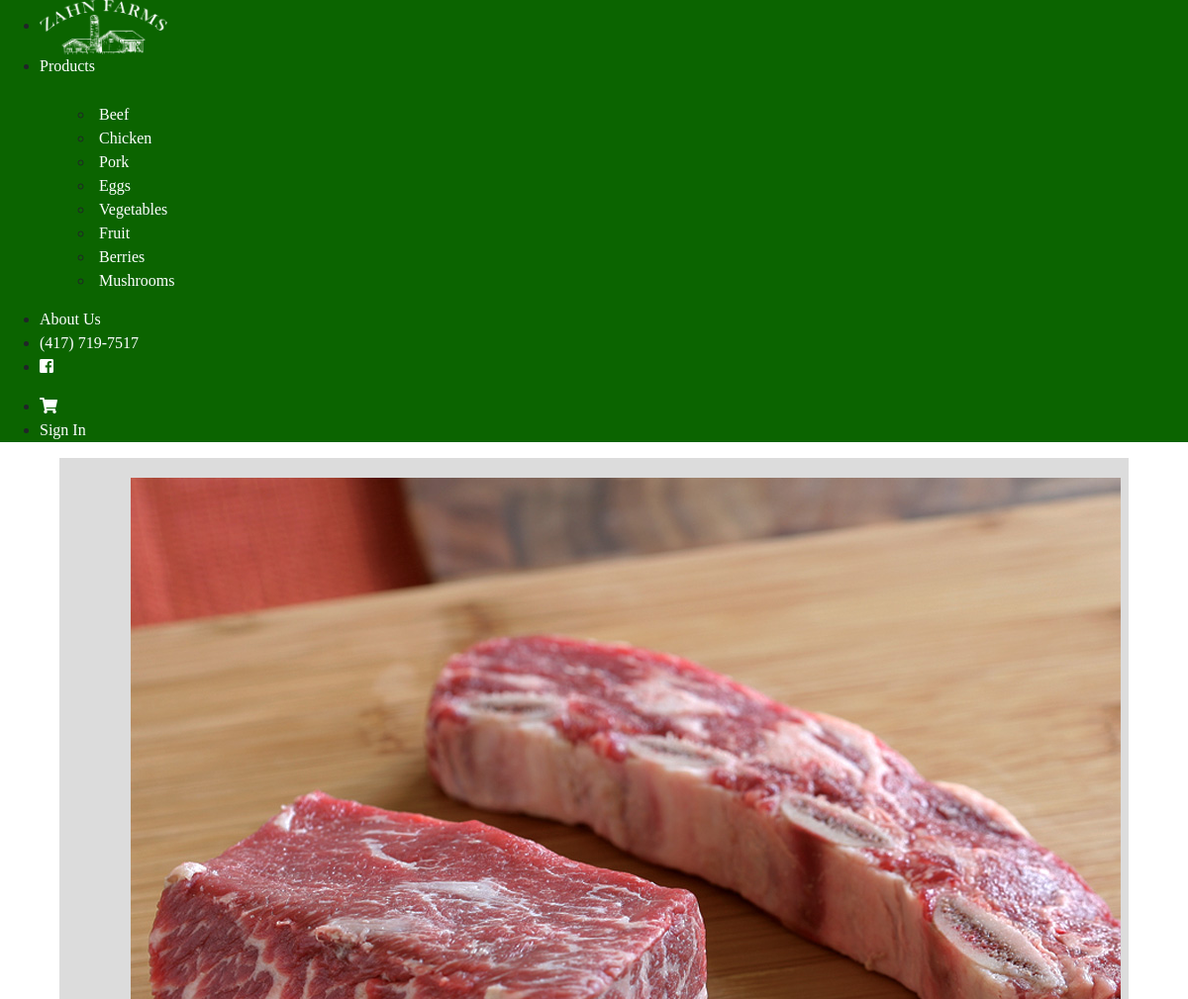
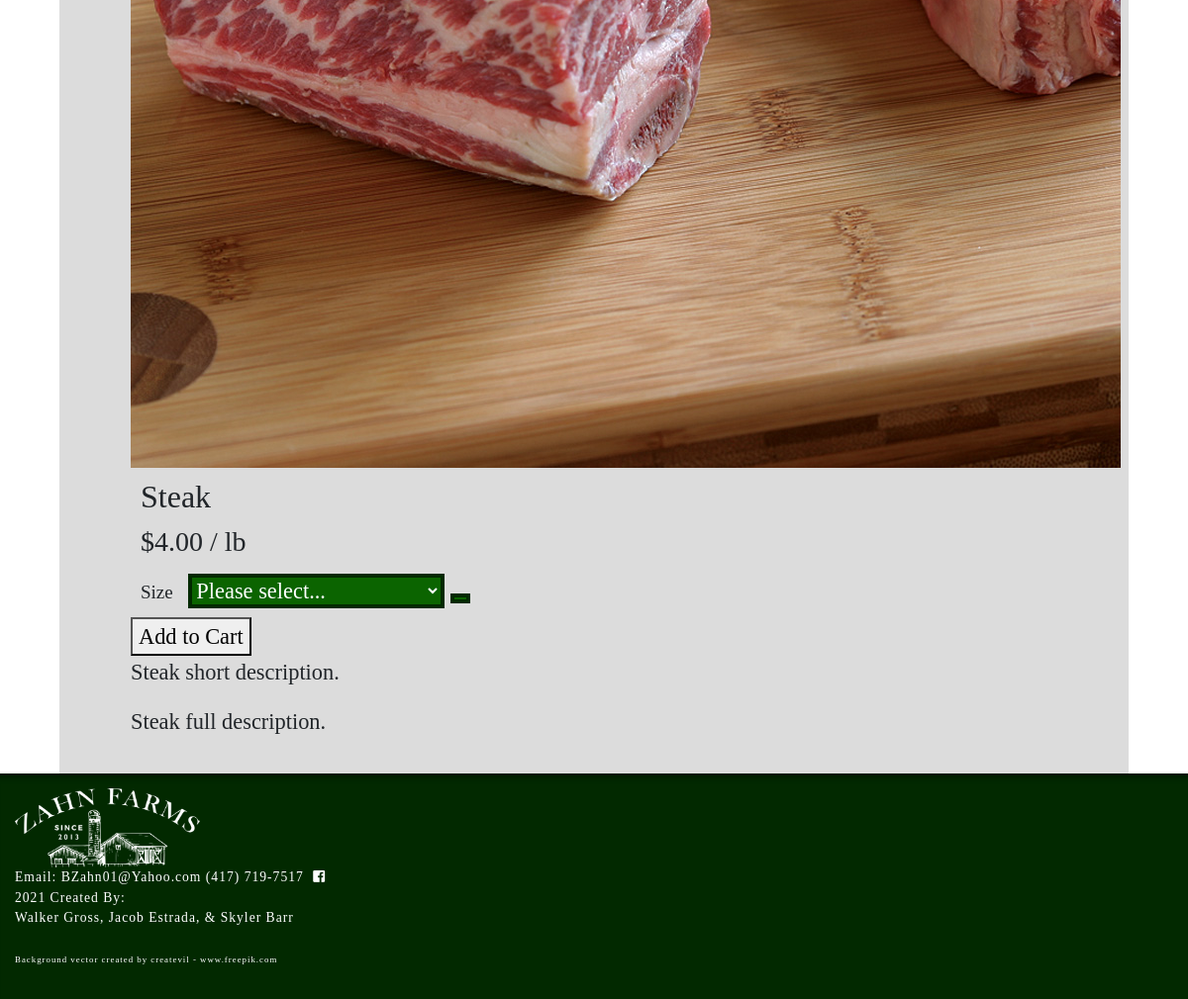
The page /product?catID=41&prodID=4 on the database its author committed (2 pictures, top to bottom).
### tables this page shows
CREATE TABLE `categories` (
  `catID` int(11) NOT NULL,
  `catName` varchar(25) NOT NULL,
  `image` varchar(255) NOT NULL,
  `hide` tinyint(1) NOT NULL
);

CREATE TABLE `products` (
  `productID` int(11) NOT NULL,
  `productName` varchar(50) NOT NULL,
  `portionsID` int(11) NOT NULL,
  `price` decimal(10,2) DEFAULT NULL,
  `qty` decimal(10,1) DEFAULT NULL,
  `shortDesc` varchar(255) DEFAULT NULL,
  `fullDesc` varchar(255) DEFAULT NULL,
  `catID` int(11) NOT NULL,
  `image` varchar(255) NOT NULL,
  `sizeID` int(11) DEFAULT NULL,
  `outOfSeason` tinyint(1) NOT NULL,
  `hide` tinyint(1) NOT NULL
);

CREATE TABLE `portions` (
  `portionsID` int(11) NOT NULL,
  `portionsName` varchar(25) NOT NULL,
  `portionsDesc` varchar(10) DEFAULT NULL
);

### models/products_db.php (called while the page is built, shortened)
<?php
function getAllCategories(){
    global $db;
    $sql = "SELECT * FROM categories";
    $qry = $db->query($sql);
    $aryCat = $qry->fetchAll();
    return $aryCat;
}
function prodByID($prodID){
    global $db;
    $sql = "select * from products where productID = $prodID";
    $qry = $db->query($sql);
    $product = $qry->fetch();
    return $product;
}
function portionByID($portionID){
    global $db;
    $sql = "SELECT * FROM `portions` WHERE `portionsID` = $portionID";
    $qry = $db->query($sql);
    $portion = $qry->fetch();
    return $portion;
}

### models/requests.php (called while the page is built, shortened)
<?php
$prodID = filter_input(INPUT_GET, "prodID");
?>

### product/product.php (the view, shortened to what this page needs)
<?php
$prod = prodByID($prodID);
$portion = portionByID($prod['portionsID']);
?>
<div class="product-card-full uk-grid-small uk-flex-center uk-text-center" style="width:90%; margin:auto" uk-grid>
  <div class="uk-card uk-card-default uk-width-1-2">
    <img src="../images/<?=$prod['image']?>" alt="<?=$prod['productName']?> Image">
  </div>
  <div class="uk-width-1-2@s">
    <h2>
      <?=$prod['productName']?>
    </h2>
    <h3 id="price">
      $<?=$prod['price']?> <?=$portion['portionsDesc']?>
    </h3>
    <form class="uk-form-stacked" action="cart.php" method="post">
      <div class="uk-grid-small uk-child-width-1-1@m uk-flex-center uk-text-center" uk-grid>
        <?php
        if($prod['sizeID'] != null){
        ?>
        <div class="uk-card">
          <div class="size-form" uk-form-custom="target: > * > span:first-child">
            <label class="uk-form-label">Size</label>
            <select id="size" name="size" onchange="sizePrice(this)">
              <option selected disabled hidden>Please select...</option>
            </select>
            <button class="size-button uk-button uk-button-default" type="button" tabindex="-1">
            </button>
          </div>
        </div>
        <?php
        }
        if ($prod['qty'] == 0){
        ?>
        <div class="uk-card">
          <button id="submit add-to-cart-btn" class="uk-button uk-button-default" tabindex="-1" disabled>Out of Stock</button>
        </div>
        <?php
        } else {
        ?>
        <div class="uk-card">
          <button id="submit add-to-cart-btn" class="uk-button uk-button-default" type="submit" tabindex="2">Add to Cart</button>
        </div>
        <?php
        }
        ?>
      </div>
    </form>
    <div class="uk-card uk-card-default uk-card-body uk-width-expand product-desc-short">
    <p><?=$prod['shortDesc']?></p>
  </div>
  </div>
  <div class="uk-card uk-card-default uk-card-body uk-width-expand product-desc-full">
    <p><?=$prod['fullDesc']?></p>
  </div>
</div>

### views/header.php (shortened to what this page needs)
<!DOCTYPE html>
<html lang="en">
<head>
    <link rel="stylesheet" href="https://stackpath.bootstrapcdn.com/bootstrap/4.1.3/css/bootstrap.min.css"
>
    <link rel="stylesheet" href="https://use.fontawesome.com/releases/v5.5.0/css/all.css"
>
    <link rel="stylesheet" href="https://cdn.jsdelivr.net/npm/uikit@3.6.17/dist/css/uikit.min.css" />
    <link rel="stylesheet" href="../views/styles.css">
</head>
<body>
    <?php
        include "../models/db.php";
        include "../models/products_db.php";
        include "../views/navbar.php";
    ?>

### views/navbar.php (shortened to what this page needs)
<div class="no-print" uk-sticky="sel-target: .uk-navbar-container; cls-active: uk-navbar-sticky">
    <nav class="nav-bar uk-navbar-container" uk-navbar>
        <div class="uk-navbar-left">
            <ul class="uk-navbar-nav">
                <li>
                    <a class="uk-logo" style="min-width:177px;" href="../product/">
                        <img style="" src="../images/Logo.png" alt="Zahn Farms Logo">
                    </a>
                </li>
                <li>
                    <a href="../product/">Products</a>
                    <div class="uk-navbar-dropdown" delay-hide="250">
                        <ul class="uk-nav uk-navbar-dropdown-nav">
                            <?php
                            $aryCat = getAllCategories();
                            foreach($aryCat as $cat){
                            ?>
                            <li><a href="../product?catID=<?=$cat['catID']?>"><?=$cat['catName']?></a></li>
                            <?php
                            }
                            ?>
                        </ul>
                    </div>
                </li>
                <li><a href="../aboutUs/aboutUs.php">About Us</a></li>
                <li><a href="tel:417-719-7517" class="navContact">(417) 719-7517</a></li>
                <li><a href="https://www.facebook.com/ZahnFarms/" target="_blank"><i
                            class="fab fa-facebook-square"></i></a></li>
            </ul>
        </div>
        <div class="uk-navbar-right">
            <ul class="uk-navbar-nav">
                <li><a href="../product/cart.php"><i class="fas fa-shopping-cart"></i></a></li>
                <li><a href="../admin/">Sign In</a></li>
            </ul>
        </div>
    </nav>
</div>

### product/index.php (shortened to what this page needs)
<?php
include "../views/header.php";
include '../models/requests.php';
echo"<div class='content-container'>";
if (!isset($catID)){
    include "categories.php";
}
else if (!isset($prodID)) {
    include "products.php";
}
else {
    include "product.php";
}
echo"</div>";
include "../views/footer.php";
?>

### views/footer.php (shortened to what this page needs)
<footer class="footer no-print">
  <div class="uk-grid-match uk-child-width-expand@s uk-text-center" uk-grid>
    <div class="footer-image">
      <a href="../product"><img src="../images/LogoFull.png" alt="Zahn Farms Logo" style="height: 80px;">
        </a>
    </div>
    <div class="footer-contact">
      <a href="mailto:bzahn01@yahoo.com">Email: BZahn01@Yahoo.com</a>
      <a href="tel:417-719-7517">(417) 719-7517</a>
      <a href="https://www.facebook.com/ZahnFarms/" target="_blank"><i class="fab fa-facebook-square"></i></a>
    </div>
    <div class="footer-credits">
      <p class="uk-text-right@s">
        2021 Created By:<br>Walker Gross, Jacob Estrada, & Skyler Barr
        <br><br>
        <a style="font-size: .65em;" href="https://www.freepik.com/vectors/background">Background vector created by createvil - www.freepik.com</a>
      </p>
    </div>
  </div>
</footer>
</body>
</html>

### views/styles.css (style rules this page uses)
:root { --primary-green: #0B6400; --secondary-green: #18890B; --dark-green: #022900; }
html, body { background-image: url("../images/barnWood.jpg"); background-size: cover; padding:0px; font-family: "Caveat Brush", cursive; }
body { display: flex; flex-direction: column; min-height: 100vh; }
.uk-navbar-container { background-color: var(--primary-green) !important; }
.uk-navbar-nav>li>a { font-family: 'Libre Baskerville', serif; font-weight: 500; font-size: 1em; }
.uk-navbar-dropdown { background-color: var(--primary-green); font-family: 'Libre Baskerville', cursive; padding: 15px; margin-top:10px; }
.uk-navbar-dropdown-nav>li>a { padding-left:5px; }
nav a, nav a:hover { color: white !important; text-decoration: none; }
nav img { height:55px; width: 129px; }
.content-container { background-color: rgba(201, 201, 201, 0.644); width: 90%; margin:auto; margin-top:0px; padding:20px; min-height:70vh; }
.uk-card { font-family: 'Caveat Brush', cursive; font-size: 1.4em; background-color: rgba(1,1,1,0); box-shadow: none; }
.product-card-full :is(h2, h3, label) { font-family: 'Caveat Brush', cursive; margin:10px; }
.product-card-full label { font-size: .85em; }
.size-button, #size { background-color: var(--primary-green); color: white; border: var(--dark-green) solid 4px; }
select option:checked, select option:hover { box-shadow: 0 0 10px 100px #000 inset; }
footer { font-family: 'Libre Baskerville', serif; background-color: var(--dark-green); color: white; padding: 15px; box-shadow: 0px 10px 10px -10px black inset; font-size: .85em; letter-spacing: 1px; margin-top: auto; }
footer a { color: white; }
.footer-contact .fab { padding: 0px 5px; }
.no-print { display: block; }

### rows shown on the page
categories: catName "Beef"
categories: catName "Chicken"
categories: catName "Pork"
categories: catName "Eggs"
categories: catName "Vegetables"
categories: catName "Fruit"
categories: catName "Berries"
categories: catName "Mushrooms"
products: image (picture), productName "Steak", price "4.00", shortDesc "Steak short description.", fullDesc "Steak full description."
portions: portionsDesc "/ lb"
